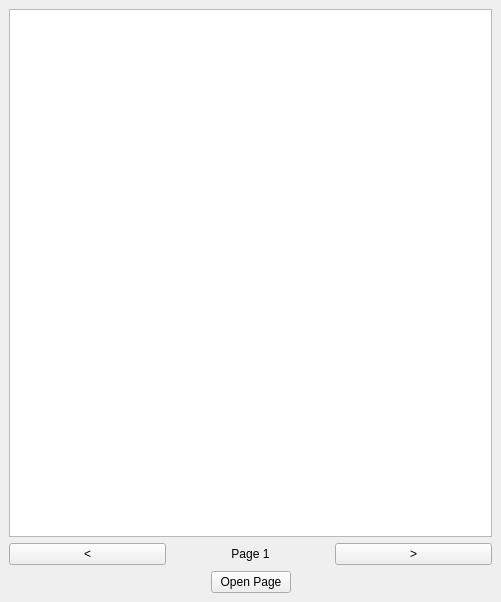
<?xml version="1.0" encoding="UTF-8"?>
<ui version="4.0">
 <class>pageWindow</class>
 <widget class="QMainWindow" name="pageWindow">
  <property name="windowModality">
   <enum>Qt::ApplicationModal</enum>
  </property>
  <property name="geometry">
   <rect>
    <x>0</x>
    <y>0</y>
    <width>501</width>
    <height>602</height>
   </rect>
  </property>
  <property name="sizePolicy">
   <sizepolicy hsizetype="Fixed" vsizetype="Fixed">
    <horstretch>0</horstretch>
    <verstretch>0</verstretch>
   </sizepolicy>
  </property>
  <property name="minimumSize">
   <size>
    <width>501</width>
    <height>602</height>
   </size>
  </property>
  <property name="maximumSize">
   <size>
    <width>501</width>
    <height>602</height>
   </size>
  </property>
  <property name="windowTitle">
   <string>Select Page</string>
  </property>
  <widget class="QWidget" name="centralwidget">
   <layout class="QVBoxLayout" name="verticalLayout">
    <item>
     <widget class="QTableWidget" name="tblPage">
      <property name="selectionMode">
       <enum>QAbstractItemView::NoSelection</enum>
      </property>
     </widget>
    </item>
    <item>
     <layout class="QHBoxLayout" name="horizontalLayout">
      <item>
       <widget class="QPushButton" name="btnBack">
        <property name="text">
         <string>&lt;</string>
        </property>
       </widget>
      </item>
      <item>
       <widget class="QLabel" name="lblPageNum">
        <property name="text">
         <string>Page 1</string>
        </property>
        <property name="alignment">
         <set>Qt::AlignCenter</set>
        </property>
       </widget>
      </item>
      <item>
       <widget class="QPushButton" name="btnForward">
        <property name="text">
         <string>&gt;</string>
        </property>
       </widget>
      </item>
     </layout>
    </item>
    <item>
     <layout class="QHBoxLayout" name="horizontalLayout_2">
      <item>
       <spacer name="horizontalSpacer">
        <property name="orientation">
         <enum>Qt::Horizontal</enum>
        </property>
        <property name="sizeHint" stdset="0">
         <size>
          <width>40</width>
          <height>20</height>
         </size>
        </property>
       </spacer>
      </item>
      <item>
       <widget class="QPushButton" name="btnOpen">
        <property name="text">
         <string>Open Page</string>
        </property>
       </widget>
      </item>
      <item>
       <spacer name="horizontalSpacer_2">
        <property name="orientation">
         <enum>Qt::Horizontal</enum>
        </property>
        <property name="sizeHint" stdset="0">
         <size>
          <width>40</width>
          <height>20</height>
         </size>
        </property>
       </spacer>
      </item>
     </layout>
    </item>
   </layout>
  </widget>
 </widget>
 <resources/>
 <connections/>
</ui>
